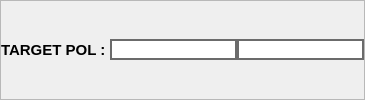
                         <widget class="QFrame" name="frame_69">
                          <property name="frameShape">
                           <enum>QFrame::StyledPanel</enum>
                          </property>
                          <property name="frameShadow">
                           <enum>QFrame::Raised</enum>
                          </property>
                          <layout class="QHBoxLayout" name="horizontalLayout_94">
                           <property name="spacing">
                            <number>0</number>
                           </property>
                           <property name="leftMargin">
                            <number>0</number>
                           </property>
                           <property name="topMargin">
                            <number>3</number>
                           </property>
                           <property name="rightMargin">
                            <number>0</number>
                           </property>
                           <property name="bottomMargin">
                            <number>3</number>
                           </property>
                           <item>
                            <widget class="QLabel" name="label_201">
                             <property name="font">
                              <font>
                               <pointsize>11</pointsize>
                               <weight>75</weight>
                               <bold>true</bold>
                              </font>
                             </property>
                             <property name="text">
                              <string>TARGET POL : </string>
                             </property>
                            </widget>
                           </item>
                           <item alignment="Qt::AlignRight">
                            <widget class="QLineEdit" name="tarPolMax">
                             <property name="font">
                              <font>
                               <pointsize>10</pointsize>
                               <weight>75</weight>
                               <bold>true</bold>
                              </font>
                             </property>
                             <property name="styleSheet">
                              <string notr="true">border: 2px solid  rgb(107, 107, 107)
</string>
                             </property>
                             <property name="maxLength">
                              <number>6</number>
                             </property>
                             <property name="alignment">
                              <set>Qt::AlignCenter</set>
                             </property>
                             <property name="readOnly">
                              <bool>false</bool>
                             </property>
                            </widget>
                           </item>
                           <item alignment="Qt::AlignRight">
                            <widget class="QLineEdit" name="tarPolMin">
                             <property name="font">
                              <font>
                               <pointsize>10</pointsize>
                               <weight>75</weight>
                               <bold>true</bold>
                              </font>
                             </property>
                             <property name="styleSheet">
                              <string notr="true">border: 2px solid  rgb(107, 107, 107)
</string>
                             </property>
                             <property name="maxLength">
                              <number>6</number>
                             </property>
                             <property name="alignment">
                              <set>Qt::AlignCenter</set>
                             </property>
                             <property name="readOnly">
                              <bool>false</bool>
                             </property>
                            </widget>
                           </item>
                          </layout>
                         </widget>
